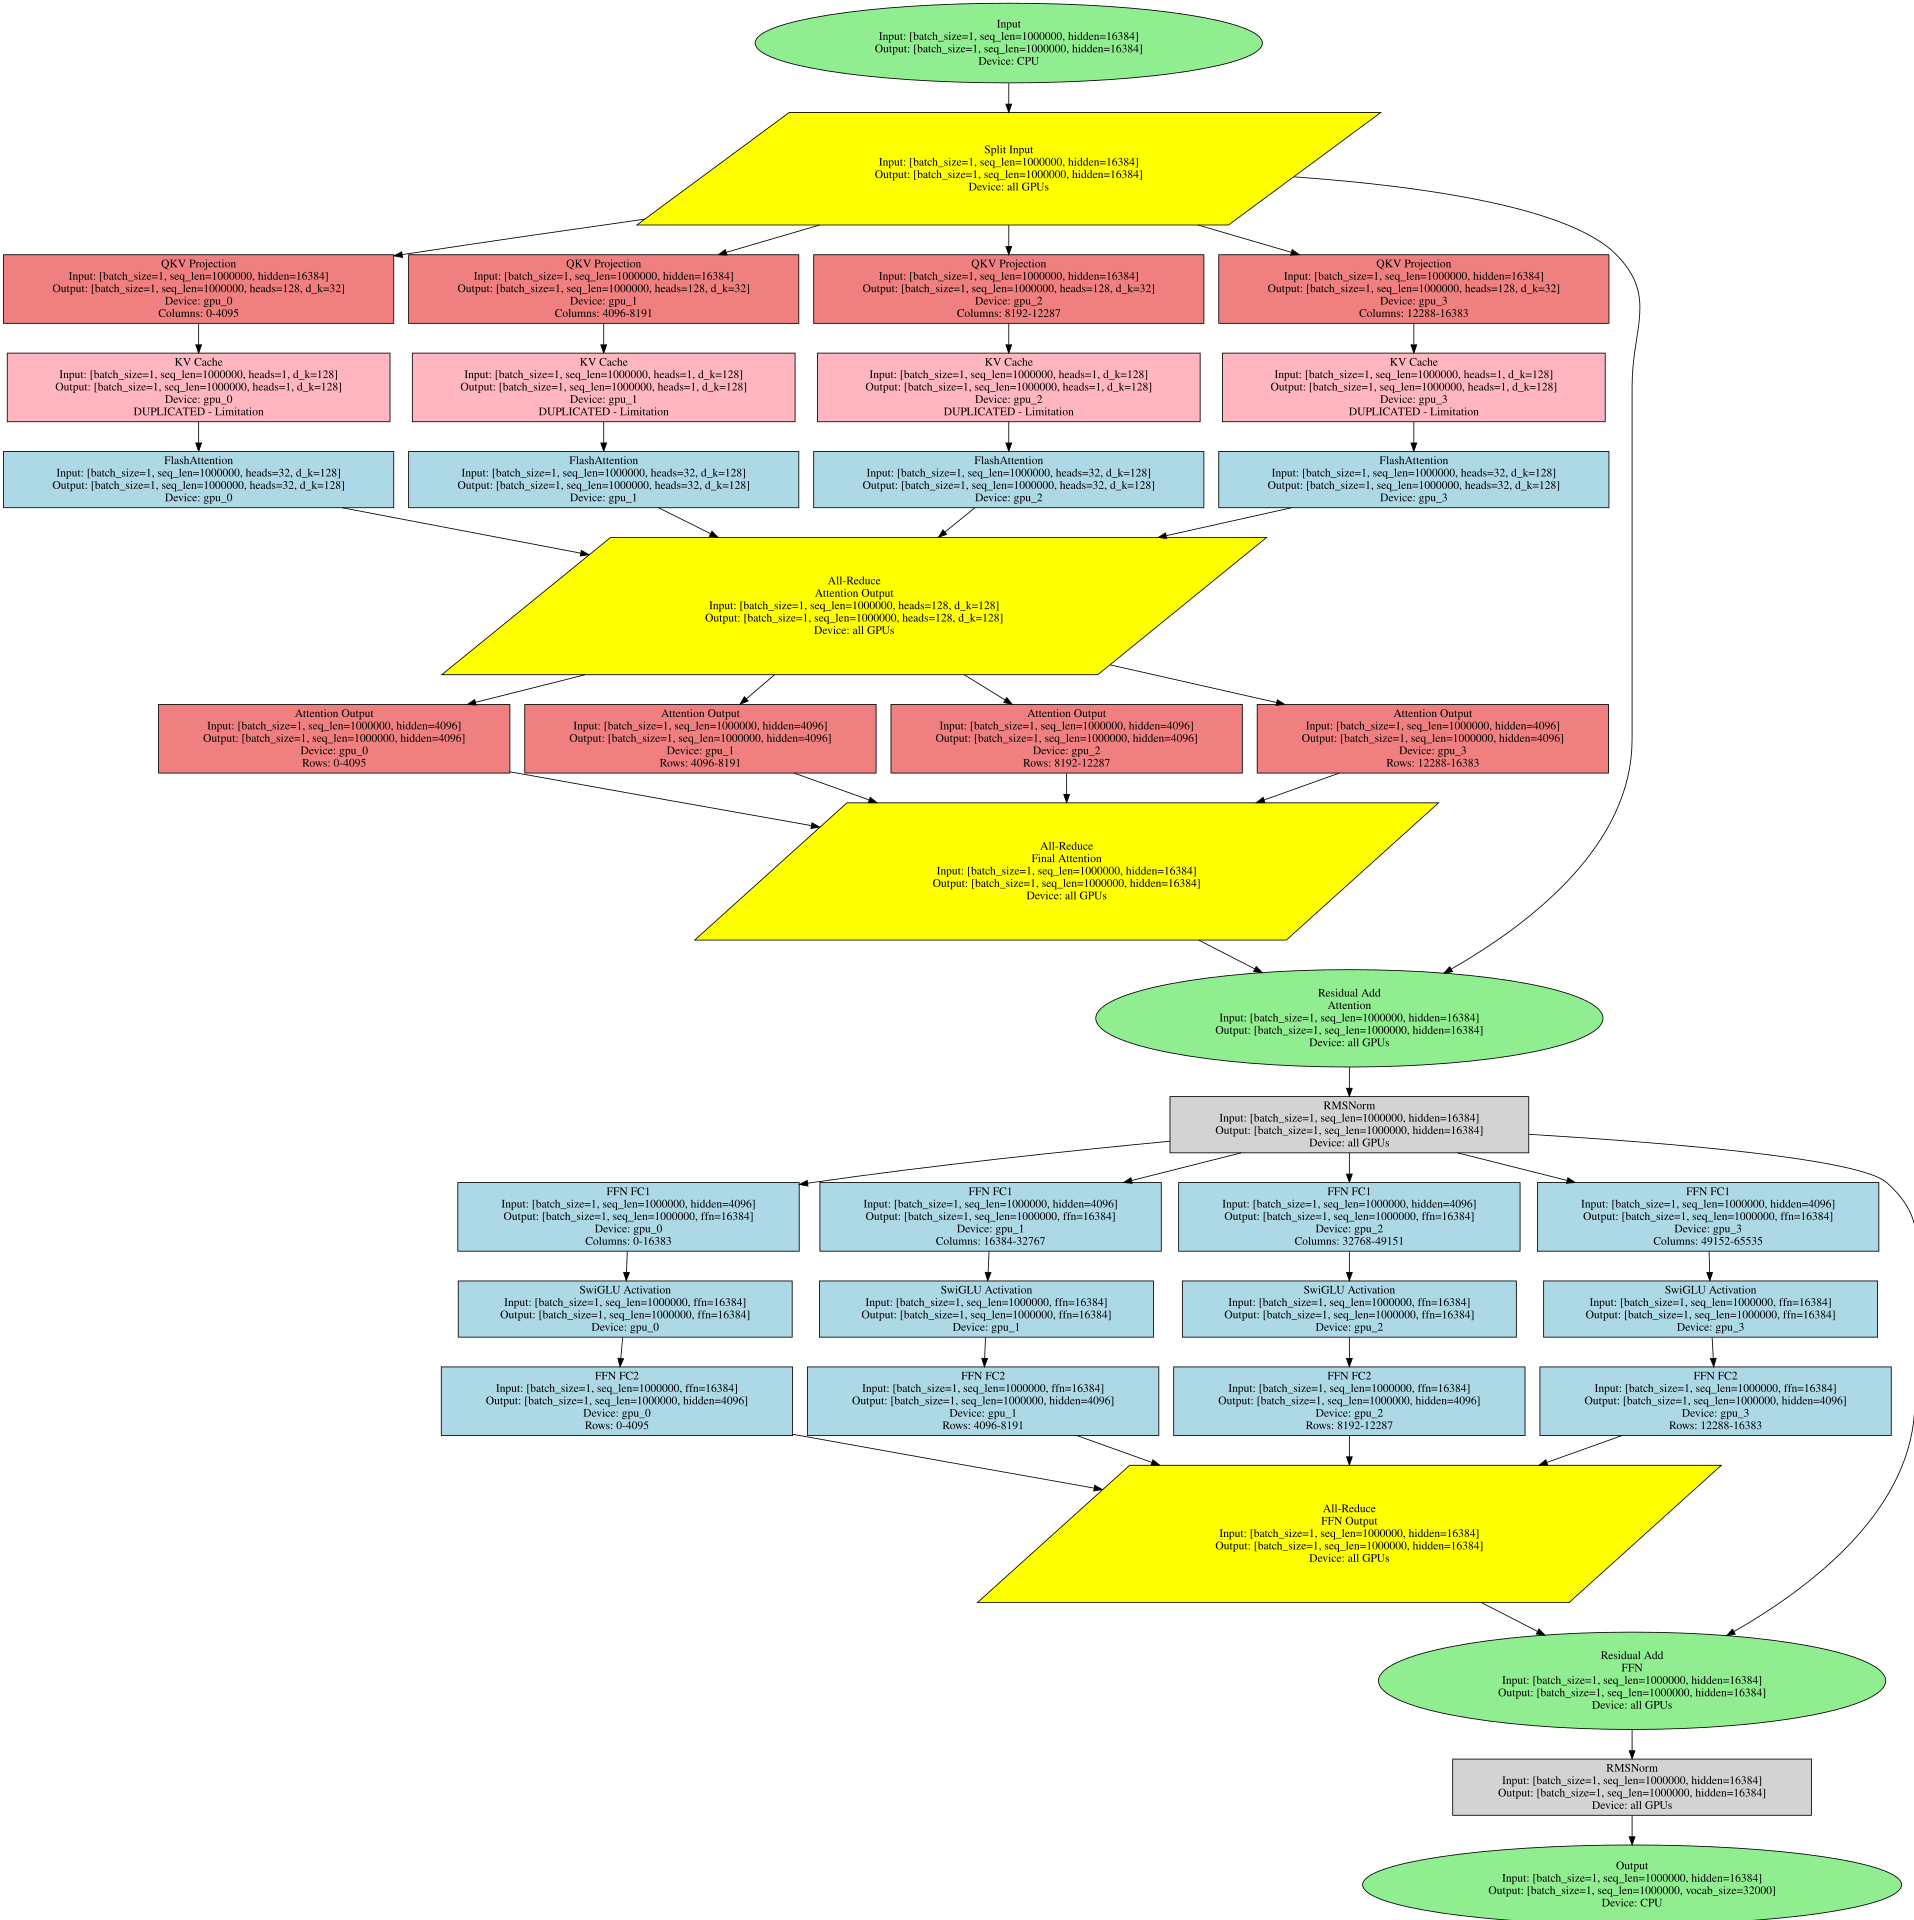

This figure's Python source:
import graphviz

def create_deepseek_r1_baseline_tp():
    dot = graphviz.Digraph('DeepSeek_R1_Baseline_TP')
    dot.attr(rankdir='TB', size='30,20')
    dot.attr('node', shape='rectangle', style='filled', fillcolor='lightblue')
    
    # Global attributes
    B = 1  # batch_size
    S = 1000000  # sequence length
    H = 16384  # hidden dimension
    Q = 128  # query heads
    K = 1  # kv heads
    Hsz = 128  # head size
    F = 65536  # ffn hidden
    
    # In baseline TP, we use 4 GPUs (constrained by KV heads=1)
    gpus = [f'gpu_{i}' for i in range(4)]
    
    # Input Layer
    dot.node('input', f'Input\\nInput: [batch_size={B}, seq_len={S}, hidden={H}]\\nOutput: [batch_size={B}, seq_len={S}, hidden={H}]\\nDevice: CPU', 
             shape='ellipse', fillcolor='lightgreen')
    
    # Split across GPUs
    dot.node('split_all_gpus', f'Split Input\\nInput: [batch_size={B}, seq_len={S}, hidden={H}]\\nOutput: [batch_size={B}, seq_len={S}, hidden={H}]\\nDevice: all GPUs',
             shape='parallelogram', fillcolor='yellow')
    
    # QKV Projection (tensor parallel across 4 GPUs)
    for i, gpu in enumerate(gpus):
        start_col = i * (H // 4)
        end_col = (i + 1) * (H // 4) - 1
        dot.node(f'qkv_proj_{gpu}', f'QKV Projection\\nInput: [batch_size={B}, seq_len={S}, hidden={H}]\\nOutput: [batch_size={B}, seq_len={S}, heads={Q}, d_k={Hsz//4}]\\nDevice: {gpu}\\nColumns: {start_col}-{end_col}',
                fillcolor='lightcoral')
    
    # KV Cache (duplicated across all GPUs - this is the limitation)
    for gpu in gpus:
        dot.node(f'kv_cache_{gpu}', f'KV Cache\\nInput: [batch_size={B}, seq_len={S}, heads={K}, d_k={Hsz}]\\nOutput: [batch_size={B}, seq_len={S}, heads={K}, d_k={Hsz}]\\nDevice: {gpu}\\nDUPLICATED - Limitation',
                fillcolor='lightpink')
    
    # FlashAttention (local computation per GPU)
    for gpu in gpus:
        dot.node(f'flash_attn_{gpu}', f'FlashAttention\\nInput: [batch_size={B}, seq_len={S}, heads={Q//4}, d_k={Hsz}]\\nOutput: [batch_size={B}, seq_len={S}, heads={Q//4}, d_k={Hsz}]\\nDevice: {gpu}',
                fillcolor='lightblue')
    
    # All-Reduce for attention
    dot.node('attn_all_reduce', f'All-Reduce\\nAttention Output\\nInput: [batch_size={B}, seq_len={S}, heads={Q}, d_k={Hsz}]\\nOutput: [batch_size={B}, seq_len={S}, heads={Q}, d_k={Hsz}]\\nDevice: all GPUs',
             shape='parallelogram', fillcolor='yellow')
    
    # Attention Output Projection (tensor parallel across 4 GPUs)
    for i, gpu in enumerate(gpus):
        start_row = i * (H // 4)
        end_row = (i + 1) * (H // 4) - 1
        dot.node(f'attn_out_{gpu}', f'Attention Output\\nInput: [batch_size={B}, seq_len={S}, hidden={H//4}]\\nOutput: [batch_size={B}, seq_len={S}, hidden={H//4}]\\nDevice: {gpu}\\nRows: {start_row}-{end_row}',
                fillcolor='lightcoral')
    
    # All-Reduce for attention output
    dot.node('attn_out_all_reduce', f'All-Reduce\\nFinal Attention\\nInput: [batch_size={B}, seq_len={S}, hidden={H}]\\nOutput: [batch_size={B}, seq_len={S}, hidden={H}]\\nDevice: all GPUs',
             shape='parallelogram', fillcolor='yellow')
    
    # Residual Add for attention
    dot.node('residual_attn', f'Residual Add\\nAttention\\nInput: [batch_size={B}, seq_len={S}, hidden={H}]\\nOutput: [batch_size={B}, seq_len={S}, hidden={H}]\\nDevice: all GPUs',
             shape='ellipse', fillcolor='lightgreen')
    
    # RMSNorm after attention
    dot.node('rmsnorm1', f'RMSNorm\\nInput: [batch_size={B}, seq_len={S}, hidden={H}]\\nOutput: [batch_size={B}, seq_len={S}, hidden={H}]\\nDevice: all GPUs',
             fillcolor='lightgray')
    
    # Expert FC1 - but for baseline, this is just dense FFN
    for i, gpu in enumerate(gpus):
        start_col = i * (F // 4)
        end_col = (i + 1) * (F // 4) - 1
        dot.node(f'ffn_fc1_{gpu}', f'FFN FC1\\nInput: [batch_size={B}, seq_len={S}, hidden={H//4}]\\nOutput: [batch_size={B}, seq_len={S}, ffn={F//4}]\\nDevice: {gpu}\\nColumns: {start_col}-{end_col}',
                fillcolor='lightblue')
    
    # Activation
    for gpu in gpus:
        dot.node(f'ffn_act_{gpu}', f'SwiGLU Activation\\nInput: [batch_size={B}, seq_len={S}, ffn={F//4}]\\nOutput: [batch_size={B}, seq_len={S}, ffn={F//4}]\\nDevice: {gpu}',
                fillcolor='lightblue')
    
    # Expert FC2
    for i, gpu in enumerate(gpus):
        start_row = i * (H // 4)
        end_row = (i + 1) * (H // 4) - 1
        dot.node(f'ffn_fc2_{gpu}', f'FFN FC2\\nInput: [batch_size={B}, seq_len={S}, ffn={F//4}]\\nOutput: [batch_size={B}, seq_len={S}, hidden={H//4}]\\nDevice: {gpu}\\nRows: {start_row}-{end_row}',
                fillcolor='lightblue')
    
    # All-Reduce for FFN
    dot.node('ffn_all_reduce', f'All-Reduce\\nFFN Output\\nInput: [batch_size={B}, seq_len={S}, hidden={H}]\\nOutput: [batch_size={B}, seq_len={S}, hidden={H}]\\nDevice: all GPUs',
             shape='parallelogram', fillcolor='yellow')
    
    # Residual Add for FFN
    dot.node('residual_ffn', f'Residual Add\\nFFN\\nInput: [batch_size={B}, seq_len={S}, hidden={H}]\\nOutput: [batch_size={B}, seq_len={S}, hidden={H}]\\nDevice: all GPUs',
             shape='ellipse', fillcolor='lightgreen')
    
    # RMSNorm after FFN
    dot.node('rmsnorm2', f'RMSNorm\\nInput: [batch_size={B}, seq_len={S}, hidden={H}]\\nOutput: [batch_size={B}, seq_len={S}, hidden={H}]\\nDevice: all GPUs',
             fillcolor='lightgray')
    
    # Output Layer
    dot.node('output', f'Output\\nInput: [batch_size={B}, seq_len={S}, hidden={H}]\\nOutput: [batch_size={B}, seq_len={S}, vocab_size=32000]\\nDevice: CPU',
             shape='ellipse', fillcolor='lightgreen')
    
    # Connections
    dot.edge('input', 'split_all_gpus')
    
    # QKV projection connections
    for gpu in gpus:
        dot.edge('split_all_gpus', f'qkv_proj_{gpu}')
        dot.edge(f'qkv_proj_{gpu}', f'kv_cache_{gpu}')
        dot.edge(f'kv_cache_{gpu}', f'flash_attn_{gpu}')
    
    # Attention all-reduce and output
    for gpu in gpus:
        dot.edge(f'flash_attn_{gpu}', 'attn_all_reduce')
        dot.edge('attn_all_reduce', f'attn_out_{gpu}')
        dot.edge(f'attn_out_{gpu}', 'attn_out_all_reduce')
    
    dot.edge('attn_out_all_reduce', 'residual_attn')
    dot.edge('split_all_gpus', 'residual_attn')  # residual connection
    dot.edge('residual_attn', 'rmsnorm1')
    
    # FFN connections
    for gpu in gpus:
        dot.edge('rmsnorm1', f'ffn_fc1_{gpu}')
        dot.edge(f'ffn_fc1_{gpu}', f'ffn_act_{gpu}')
        dot.edge(f'ffn_act_{gpu}', f'ffn_fc2_{gpu}')
        dot.edge(f'ffn_fc2_{gpu}', 'ffn_all_reduce')
    
    dot.edge('ffn_all_reduce', 'residual_ffn')
    dot.edge('rmsnorm1', 'residual_ffn')  # residual connection
    dot.edge('residual_ffn', 'rmsnorm2')
    dot.edge('rmsnorm2', 'output')
    
    return dot

if __name__ == '__main__':
    dag = create_deepseek_r1_baseline_tp()
    dag.render('../outputs/2025-10-29-10-09-37/deepseek_r1_baseline_tp', format='dot', cleanup=False)
    dag.render('../outputs/2025-10-29-10-09-37/deepseek_r1_baseline_tp', format='svg', cleanup=False)
